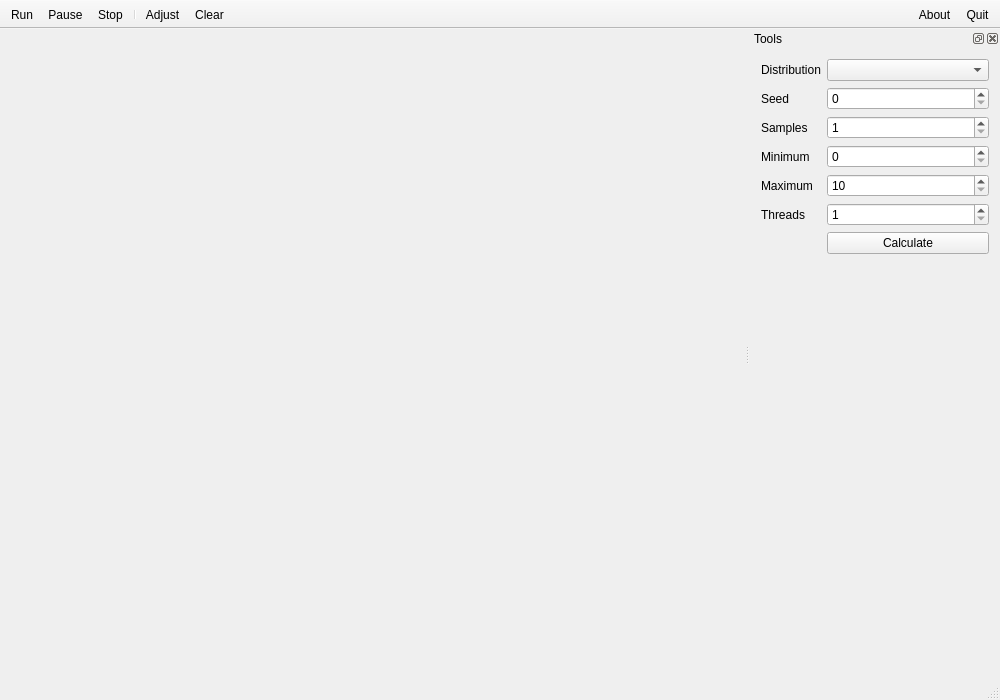
<?xml version="1.0" encoding="UTF-8"?>
<ui version="4.0">
 <class>MainWindow</class>
 <widget class="QMainWindow" name="MainWindow">
  <property name="geometry">
   <rect>
    <x>0</x>
    <y>0</y>
    <width>1000</width>
    <height>700</height>
   </rect>
  </property>
  <property name="windowTitle">
   <string>K-Random Demo</string>
  </property>
  <property name="windowIcon">
   <iconset theme="accessories-calculator">
    <normaloff>.</normaloff>.</iconset>
  </property>
  <widget class="QWidget" name="centralWidget">
   <layout class="QGridLayout" name="gridLayout">
    <item row="0" column="0">
     <widget class="QCustomPlot" name="Plot" native="true"/>
    </item>
   </layout>
  </widget>
  <widget class="QToolBar" name="toolMain">
   <property name="windowTitle">
    <string>Actions</string>
   </property>
   <property name="movable">
    <bool>false</bool>
   </property>
   <property name="floatable">
    <bool>false</bool>
   </property>
   <attribute name="toolBarArea">
    <enum>TopToolBarArea</enum>
   </attribute>
   <attribute name="toolBarBreak">
    <bool>false</bool>
   </attribute>
   <addaction name="actionRun"/>
   <addaction name="actionPause"/>
   <addaction name="actionStop"/>
   <addaction name="separator"/>
   <addaction name="actionAdjust"/>
   <addaction name="actionClear"/>
  </widget>
  <widget class="QToolBar" name="toolExtra">
   <property name="windowTitle">
    <string>Tools</string>
   </property>
   <property name="layoutDirection">
    <enum>Qt::RightToLeft</enum>
   </property>
   <property name="movable">
    <bool>false</bool>
   </property>
   <property name="floatable">
    <bool>false</bool>
   </property>
   <attribute name="toolBarArea">
    <enum>TopToolBarArea</enum>
   </attribute>
   <attribute name="toolBarBreak">
    <bool>false</bool>
   </attribute>
   <addaction name="actionQuit"/>
   <addaction name="actionAbout"/>
  </widget>
  <widget class="QDockWidget" name="toolDock">
   <property name="minimumSize">
    <size>
     <width>250</width>
     <height>500</height>
    </size>
   </property>
   <property name="windowIcon">
    <iconset theme="preferences-system">
     <normaloff>.</normaloff>.</iconset>
   </property>
   <property name="allowedAreas">
    <set>Qt::LeftDockWidgetArea|Qt::RightDockWidgetArea</set>
   </property>
   <property name="windowTitle">
    <string>Tools</string>
   </property>
   <attribute name="dockWidgetArea">
    <number>2</number>
   </attribute>
   <widget class="QWidget" name="dockWidgetContents">
    <layout class="QFormLayout" name="formLayout">
     <item row="0" column="0">
      <widget class="QLabel" name="distributionLabel">
       <property name="text">
        <string>Distribution</string>
       </property>
      </widget>
     </item>
     <item row="0" column="1">
      <widget class="QComboBox" name="Distribution"/>
     </item>
     <item row="1" column="0">
      <widget class="QLabel" name="seedLabel">
       <property name="text">
        <string>Seed</string>
       </property>
      </widget>
     </item>
     <item row="1" column="1">
      <widget class="QSpinBox" name="Seed">
       <property name="displayIntegerBase">
        <number>16</number>
       </property>
      </widget>
     </item>
     <item row="2" column="0">
      <widget class="QLabel" name="samplesLabel">
       <property name="text">
        <string>Samples</string>
       </property>
      </widget>
     </item>
     <item row="3" column="0">
      <widget class="QLabel" name="maxLabel">
       <property name="text">
        <string>Minimum</string>
       </property>
      </widget>
     </item>
     <item row="3" column="1">
      <widget class="QSpinBox" name="Min">
       <property name="minimum">
        <number>0</number>
       </property>
       <property name="maximum">
        <number>1000</number>
       </property>
      </widget>
     </item>
     <item row="4" column="0">
      <widget class="QLabel" name="minLabel">
       <property name="text">
        <string>Maximum</string>
       </property>
      </widget>
     </item>
     <item row="4" column="1">
      <widget class="QSpinBox" name="Max">
       <property name="minimum">
        <number>10</number>
       </property>
       <property name="maximum">
        <number>1000</number>
       </property>
      </widget>
     </item>
     <item row="6" column="1">
      <widget class="QPushButton" name="runButton">
       <property name="text">
        <string>Calculate</string>
       </property>
      </widget>
     </item>
     <item row="2" column="1">
      <widget class="QSpinBox" name="Samples">
       <property name="minimum">
        <number>1</number>
       </property>
       <property name="maximum">
        <number>100000</number>
       </property>
      </widget>
     </item>
     <item row="5" column="0">
      <widget class="QLabel" name="threadsLabel">
       <property name="text">
        <string>Threads</string>
       </property>
      </widget>
     </item>
     <item row="5" column="1">
      <widget class="QSpinBox" name="Threads">
       <property name="minimum">
        <number>1</number>
       </property>
       <property name="maximum">
        <number>10</number>
       </property>
      </widget>
     </item>
    </layout>
   </widget>
  </widget>
  <widget class="QStatusBar" name="statusBar"/>
  <action name="actionRun">
   <property name="icon">
    <iconset theme="media-playback-start">
     <normaloff>.</normaloff>.</iconset>
   </property>
   <property name="text">
    <string>Run</string>
   </property>
   <property name="shortcut">
    <string>F5</string>
   </property>
  </action>
  <action name="actionQuit">
   <property name="icon">
    <iconset theme="exit">
     <normaloff>.</normaloff>.</iconset>
   </property>
   <property name="text">
    <string>Quit</string>
   </property>
  </action>
  <action name="actionAbout">
   <property name="icon">
    <iconset theme="help-about">
     <normaloff>.</normaloff>.</iconset>
   </property>
   <property name="text">
    <string>About</string>
   </property>
   <property name="shortcut">
    <string>F1</string>
   </property>
  </action>
  <action name="actionClear">
   <property name="icon">
    <iconset theme="edit-clear">
     <normaloff>.</normaloff>.</iconset>
   </property>
   <property name="text">
    <string>Clear</string>
   </property>
   <property name="shortcut">
    <string>Del</string>
   </property>
  </action>
  <action name="actionAdjust">
   <property name="icon">
    <iconset theme="view-fullscreen">
     <normaloff>.</normaloff>.</iconset>
   </property>
   <property name="text">
    <string>Adjust</string>
   </property>
   <property name="shortcut">
    <string>F6</string>
   </property>
  </action>
  <action name="actionStop">
   <property name="icon">
    <iconset theme="media-playback-stop">
     <normaloff>.</normaloff>.</iconset>
   </property>
   <property name="text">
    <string>Stop</string>
   </property>
   <property name="shortcut">
    <string>Esc</string>
   </property>
  </action>
  <action name="actionPause">
   <property name="icon">
    <iconset theme="media-playback-pause">
     <normaloff>.</normaloff>.</iconset>
   </property>
   <property name="text">
    <string>Pause</string>
   </property>
   <property name="shortcut">
    <string>F6</string>
   </property>
  </action>
 </widget>
 <layoutdefault spacing="6" margin="11"/>
 <customwidgets>
  <customwidget>
   <class>QCustomPlot</class>
   <extends>QWidget</extends>
   <header location="global">qcustomplot.h</header>
   <container>1</container>
  </customwidget>
 </customwidgets>
 <resources/>
 <connections>
  <connection>
   <sender>actionQuit</sender>
   <signal>triggered()</signal>
   <receiver>MainWindow</receiver>
   <slot>close()</slot>
   <hints>
    <hint type="sourcelabel">
     <x>-1</x>
     <y>-1</y>
    </hint>
    <hint type="destinationlabel">
     <x>267</x>
     <y>195</y>
    </hint>
   </hints>
  </connection>
  <connection>
   <sender>runButton</sender>
   <signal>clicked()</signal>
   <receiver>actionRun</receiver>
   <slot>trigger()</slot>
   <hints>
    <hint type="sourcelabel">
     <x>990</x>
     <y>306</y>
    </hint>
    <hint type="destinationlabel">
     <x>-1</x>
     <y>-1</y>
    </hint>
   </hints>
  </connection>
  <connection>
   <sender>actionAdjust</sender>
   <signal>triggered()</signal>
   <receiver>MainWindow</receiver>
   <slot>AdjustActionClicked()</slot>
   <hints>
    <hint type="sourcelabel">
     <x>-1</x>
     <y>-1</y>
    </hint>
    <hint type="destinationlabel">
     <x>499</x>
     <y>349</y>
    </hint>
   </hints>
  </connection>
  <connection>
   <sender>actionRun</sender>
   <signal>triggered()</signal>
   <receiver>MainWindow</receiver>
   <slot>RunActionClicked()</slot>
   <hints>
    <hint type="sourcelabel">
     <x>-1</x>
     <y>-1</y>
    </hint>
    <hint type="destinationlabel">
     <x>499</x>
     <y>349</y>
    </hint>
   </hints>
  </connection>
  <connection>
   <sender>actionStop</sender>
   <signal>triggered()</signal>
   <receiver>MainWindow</receiver>
   <slot>StopActionClicked()</slot>
   <hints>
    <hint type="sourcelabel">
     <x>-1</x>
     <y>-1</y>
    </hint>
    <hint type="destinationlabel">
     <x>499</x>
     <y>349</y>
    </hint>
   </hints>
  </connection>
  <connection>
   <sender>actionPause</sender>
   <signal>triggered()</signal>
   <receiver>MainWindow</receiver>
   <slot>PauseActionClicked()</slot>
   <hints>
    <hint type="sourcelabel">
     <x>-1</x>
     <y>-1</y>
    </hint>
    <hint type="destinationlabel">
     <x>499</x>
     <y>349</y>
    </hint>
   </hints>
  </connection>
 </connections>
 <slots>
  <slot>AdjustActionClicked()</slot>
  <slot>RunActionClicked()</slot>
  <slot>StopActionClicked()</slot>
  <slot>PauseActionClicked()</slot>
 </slots>
</ui>
